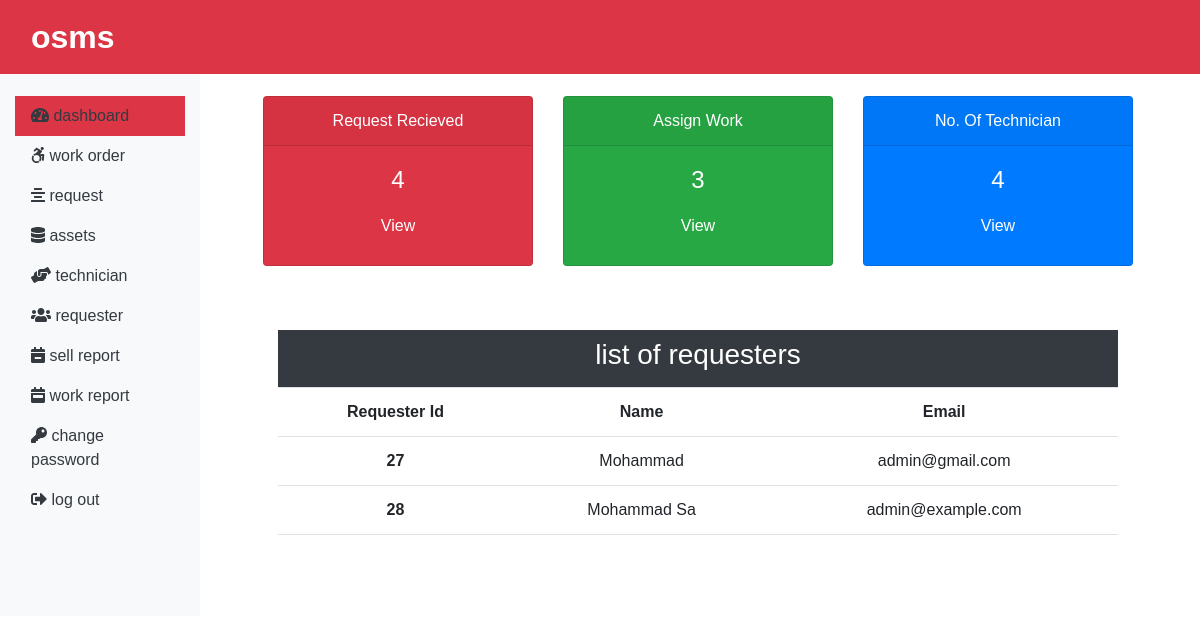
The app's page /admin/dashboard.php (signed in) with its own data.
### tables this page shows
CREATE TABLE `requesterlogin_tb` (
  `r_login_id` int(11) NOT NULL,
  `r_name` varchar(50) NOT NULL,
  `r_email` varchar(50) NOT NULL,
  `r_password` varchar(50) NOT NULL
);

### admin/dashboard.php (the view, shortened to what this page needs)
<?php
include("../config.php");
include("includes/header.php");
$sql1="SELECT * FROM submit_request_tb";
$result1 = mysqli_query($connect,$sql1) or die("Query failed");
if(mysqli_num_rows($result1) > 0){
    $total_request = mysqli_num_rows($result1);
}else{
    $total_request = 0;
}
$sql2="SELECT * FROM assignwork_tb";
$result2 = mysqli_query($connect,$sql2) or die("Query failed");
if(mysqli_num_rows($result2) > 0){
    $total_work = mysqli_num_rows($result2);
}else{
    $total_request = 0;
}
$sql3="SELECT * FROM technician_tb";
$result3 = mysqli_query($connect,$sql3) or die("Query failed");
if(mysqli_num_rows($result3) > 0){
    $total_tech = mysqli_num_rows($result3);
}else{
    $total_tech = 0;
}
?>
<div class="container-fluid">
    <div class="row">
        <?php include("sidebar.php");?>
        <div class="col-sm-9 ml-5">
            <div class="row text-center">
                <div class="col-sm-4 mt-5 py-5">
                    <div class="card text-white text-capitalize bg-danger mb-3">
                        <div class="card-header"> request recieved</div>
                        <div class="card-body">
                            <h4 class="card-title"><?php echo $total_request;?></h4>
                            <a href="request.php" class="btn text-white">view</a>
                        </div>
                    </div>
                </div>
                <div class="col-sm-4 mt-5 py-5">
                <div class="card text-white text-capitalize bg-success mb-3">
                        <div class="card-header"> assign work</div>
                        <div class="card-body">
                            <h4 class="card-title"><?php echo $total_work ;?></h4>
                            <a href="work.php" class="btn text-white">view</a>
                        </div>
                    </div>
                </div>
                <div class="col-sm-4 mt-5 py-5">
                <div class="card text-white text-capitalize bg-primary mb-3">
                        <div class="card-header">no. of technician</div>
                        <div class="card-body">
                            <h4 class="card-title"><?php echo $total_tech ;?></h4>
                            <a href="technician.php" class="btn text-white">view</a>
                        </div>
                    </div>
                </div>
            </div>
            <div class="container-fluid">
              <div class="row">
                <div class="col-sm-12">
                <div class="text-center ">
                <div class="bg-dark p-2 text-white">
                <h3>list of requesters</h3>
                </div>
            </div>
            <?php
            $sql = "SELECT * FROM requesterlogin_tb ";
            $result = mysqli_query($connect,$sql) or die("Query failed");
            if(mysqli_num_rows($result) > 0){
            ?>
            <table class="table text-center ">
                <thead class="font-weight-bold text-capitalize table ">
                    <tr>
                        <td>requester id</td>
                        <td>name </td>
                        <td> email</td>
                    </tr>
                </thead>
                <tbody>
                <?php
                while($row = mysqli_fetch_array($result)){
                ?>
                <tr class="border-bottom">
                    <td class="font-weight-bold "><?php echo $row["r_login_id"];?></td>
                    <td><?php echo $row["r_name"];?></td>
                    <td><?php echo $row["r_email"];?> </td>
                </tr>
                <?php }?>
                </tbody>
                <?php
            }else{
                echo "<h1>no requesters</h1>";
            }
            ?>
            </table>
                </div>
              </div>
            </div>
        </div>
    </div>
</div>
<?php
include("includes/footer.php");
?>

### css/style.css (style rules this page uses)
* { margin: 0; padding: 0; box-sizing: border-box; }
a, a:hover, a:focus { text-decoration: none; outline: none; }
.btn, .btn:focus button { outline: transparent; box-shadow: transparent; outline: none; }
body { font-family: 'Ubuntu', sans-serif; scroll-behavior: smooth; }

### records on screen
requesterlogin_tb: r_login_id "27", r_name "Mohammad", r_email "admin@gmail.com"
requesterlogin_tb: r_login_id "28", r_name "Mohammad Sa", r_email "admin@example.com"

### other values on screen
$total_request "4"
$total_work "3"
$total_tech "4"
